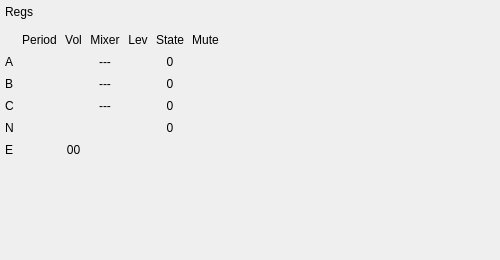
<?xml version="1.0" encoding="UTF-8"?>
<ui version="4.0">
 <class>PSGPage</class>
 <widget class="QWidget" name="PSGPage">
  <property name="geometry">
   <rect>
    <x>0</x>
    <y>0</y>
    <width>500</width>
    <height>260</height>
   </rect>
  </property>
  <property name="windowTitle">
   <string>Form</string>
  </property>
  <layout class="QVBoxLayout" name="layPsg">
   <property name="spacing">
    <number>8</number>
   </property>
   <property name="leftMargin">
    <number>5</number>
   </property>
   <property name="topMargin">
    <number>5</number>
   </property>
   <property name="rightMargin">
    <number>5</number>
   </property>
   <property name="bottomMargin">
    <number>5</number>
   </property>
   <item>
    <layout class="QHBoxLayout" name="layRegs">
     <item>
      <widget class="QLabel" name="labRegs">
       <property name="text">
        <string>Regs</string>
       </property>
       <property name="alignment">
        <set>Qt::AlignLeft|Qt::AlignTop</set>
       </property>
      </widget>
     </item>
     <item>
      <widget class="QWidget" name="wRegs" native="true"/>
     </item>
     <item>
      <spacer name="spcRegs">
       <property name="orientation">
        <enum>Qt::Horizontal</enum>
       </property>
       <property name="sizeHint" stdset="0">
        <size>
         <width>0</width>
         <height>20</height>
        </size>
       </property>
      </spacer>
     </item>
    </layout>
   </item>
   <item>
    <layout class="QGridLayout" name="gridPsg" columnstretch="0,0,0,0,0,0,0,1">
     <item row="0" column="7" rowspan="6">
      <spacer name="spcPsgTail">
       <property name="orientation">
        <enum>Qt::Horizontal</enum>
       </property>
       <property name="sizeHint" stdset="0">
        <size>
         <width>0</width>
         <height>0</height>
        </size>
       </property>
      </spacer>
     </item>
     <item row="0" column="1">
      <widget class="QLabel" name="labHdrPeriod">
       <property name="text">
        <string>Period</string>
       </property>
       <property name="alignment">
        <set>Qt::AlignCenter</set>
       </property>
      </widget>
     </item>
     <item row="0" column="2">
      <widget class="QLabel" name="labHdrVol">
       <property name="text">
        <string>Vol</string>
       </property>
       <property name="alignment">
        <set>Qt::AlignCenter</set>
       </property>
      </widget>
     </item>
     <item row="0" column="3">
      <widget class="QLabel" name="labHdrMix">
       <property name="text">
        <string>Mixer</string>
       </property>
       <property name="alignment">
        <set>Qt::AlignCenter</set>
       </property>
      </widget>
     </item>
     <item row="0" column="4">
      <widget class="QLabel" name="labHdrLev">
       <property name="text">
        <string>Lev</string>
       </property>
       <property name="alignment">
        <set>Qt::AlignCenter</set>
       </property>
      </widget>
     </item>
     <item row="0" column="5">
      <widget class="QLabel" name="labHdrState">
       <property name="text">
        <string>State</string>
       </property>
       <property name="alignment">
        <set>Qt::AlignCenter</set>
       </property>
      </widget>
     </item>
     <item row="0" column="6">
      <widget class="QLabel" name="labHdrMute">
       <property name="text">
        <string>Mute</string>
       </property>
       <property name="alignment">
        <set>Qt::AlignCenter</set>
       </property>
      </widget>
     </item>
     <item row="1" column="0">
      <widget class="QLabel" name="labRowA">
       <property name="text">
        <string>A</string>
       </property>
      </widget>
     </item>
     <item row="1" column="1">
      <widget class="QWidget" name="wPerA" native="true"/>
     </item>
     <item row="1" column="2">
      <widget class="QWidget" name="wVolA" native="true"/>
     </item>
     <item row="1" column="3">
      <widget class="QLabel" name="labMixA">
       <property name="text">
        <string>---</string>
       </property>
       <property name="alignment">
        <set>Qt::AlignCenter</set>
       </property>
      </widget>
     </item>
     <item row="1" column="4">
      <widget class="QWidget" name="wLevA" native="true"/>
     </item>
     <item row="1" column="5">
      <widget class="QLabel" name="labStateA">
       <property name="text">
        <string>0</string>
       </property>
       <property name="alignment">
        <set>Qt::AlignCenter</set>
       </property>
      </widget>
     </item>
     <item row="1" column="6">
      <widget class="QWidget" name="wMuteA" native="true"/>
     </item>
     <item row="2" column="0">
      <widget class="QLabel" name="labRowB">
       <property name="text">
        <string>B</string>
       </property>
      </widget>
     </item>
     <item row="2" column="1">
      <widget class="QWidget" name="wPerB" native="true"/>
     </item>
     <item row="2" column="2">
      <widget class="QWidget" name="wVolB" native="true"/>
     </item>
     <item row="2" column="3">
      <widget class="QLabel" name="labMixB">
       <property name="text">
        <string>---</string>
       </property>
       <property name="alignment">
        <set>Qt::AlignCenter</set>
       </property>
      </widget>
     </item>
     <item row="2" column="4">
      <widget class="QWidget" name="wLevB" native="true"/>
     </item>
     <item row="2" column="5">
      <widget class="QLabel" name="labStateB">
       <property name="text">
        <string>0</string>
       </property>
       <property name="alignment">
        <set>Qt::AlignCenter</set>
       </property>
      </widget>
     </item>
     <item row="2" column="6">
      <widget class="QWidget" name="wMuteB" native="true"/>
     </item>
     <item row="3" column="0">
      <widget class="QLabel" name="labRowC">
       <property name="text">
        <string>C</string>
       </property>
      </widget>
     </item>
     <item row="3" column="1">
      <widget class="QWidget" name="wPerC" native="true"/>
     </item>
     <item row="3" column="2">
      <widget class="QWidget" name="wVolC" native="true"/>
     </item>
     <item row="3" column="3">
      <widget class="QLabel" name="labMixC">
       <property name="text">
        <string>---</string>
       </property>
       <property name="alignment">
        <set>Qt::AlignCenter</set>
       </property>
      </widget>
     </item>
     <item row="3" column="4">
      <widget class="QWidget" name="wLevC" native="true"/>
     </item>
     <item row="3" column="5">
      <widget class="QLabel" name="labStateC">
       <property name="text">
        <string>0</string>
       </property>
       <property name="alignment">
        <set>Qt::AlignCenter</set>
       </property>
      </widget>
     </item>
     <item row="3" column="6">
      <widget class="QWidget" name="wMuteC" native="true"/>
     </item>
     <item row="4" column="0">
      <widget class="QLabel" name="labRowN">
       <property name="text">
        <string>N</string>
       </property>
      </widget>
     </item>
     <item row="4" column="1">
      <widget class="QWidget" name="wPerN" native="true"/>
     </item>
     <item row="4" column="5">
      <widget class="QLabel" name="labStateN">
       <property name="text">
        <string>0</string>
       </property>
       <property name="alignment">
        <set>Qt::AlignCenter</set>
       </property>
      </widget>
     </item>
     <item row="5" column="0">
      <widget class="QLabel" name="labRowE">
       <property name="text">
        <string>E</string>
       </property>
      </widget>
     </item>
     <item row="5" column="1">
      <widget class="QWidget" name="wPerE" native="true"/>
     </item>
     <item row="5" column="2">
      <widget class="QLabel" name="labVolE">
       <property name="text">
        <string>00</string>
       </property>
       <property name="alignment">
        <set>Qt::AlignCenter</set>
       </property>
      </widget>
     </item>
     <item row="5" column="3" colspan="4">
      <widget class="QWidget" name="wEnvForm" native="true"/>
     </item>
    </layout>
   </item>
   <item>
    <spacer name="spcPsg">
     <property name="orientation">
      <enum>Qt::Vertical</enum>
     </property>
     <property name="sizeHint" stdset="0">
      <size>
       <width>20</width>
       <height>0</height>
      </size>
     </property>
    </spacer>
   </item>
  </layout>
 </widget>
 <resources/>
 <connections/>
</ui>
